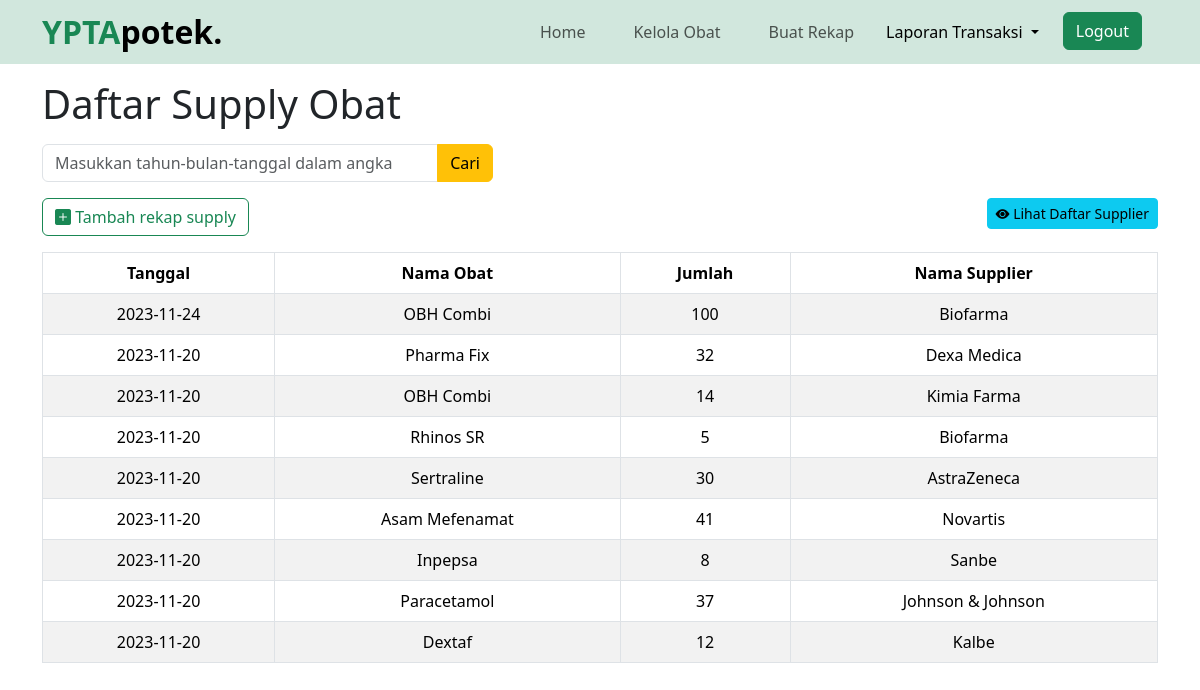
Screenshot of /supply.php (signed in) with the database file from the repository.
### tables this page shows
CREATE TABLE `supply` (
  `id_pengiriman` int(11) NOT NULL,
  `tgl_pengiriman` date NOT NULL,
  `jumlah_obat` int(11) NOT NULL,
  `id_supplier` int(11) NOT NULL,
  `id_obat` int(11) NOT NULL
);

CREATE TABLE `obat` (
  `id_obat` int(11) NOT NULL,
  `nama_obat` varchar(30) DEFAULT NULL,
  `harga_obat` int(11) DEFAULT NULL,
  `stok_obat` int(11) DEFAULT NULL,
  `jenis_obat` varchar(30) DEFAULT NULL
);

CREATE TABLE `supplier` (
  `id_supplier` int(11) NOT NULL,
  `nama_supplier` varchar(30) DEFAULT NULL,
  `no_telp` varchar(30) DEFAULT NULL,
  `alamat_supplier` varchar(30) DEFAULT NULL
);

### functions.php (called while the page is built, shortened)
<?php
$conn = mysqli_connect("localhost", "root", "", "tubes");
function query($query)
{
    global $conn;
    $result = mysqli_query($conn, $query);
    $rows = [];
    while ($row = mysqli_fetch_assoc($result)) {
        $rows[] = $row;
    }
    return $rows;
}
function namaObatForSupply($id_obat)
{
    global $conn;
    $query = "SELECT obat.nama_obat
                FROM supply
                JOIN obat ON supply.id_obat = obat.id_obat
                WHERE supply.id_obat = $id_obat;
            ";
    $result = mysqli_query($conn, $query);
    $nama_obat = "";
    if ($result) {
        while ($row = mysqli_fetch_assoc($result)) {
            if ($row) {
                $nama_obat = $row['nama_obat'];
            }
        }
    } else {
        echo "Query error" . mysqli_error($conn);
    }
    return $nama_obat;
}
function namaSupplierForSupply($id_supplier)
{
    global $conn;
    $query = "SELECT supplier.nama_supplier
                FROM supply
                JOIN supplier ON supply.id_supplier = supplier.id_supplier
                WHERE supplier.id_supplier = $id_supplier;
            ";
    $result = mysqli_query($conn, $query);
    $nama_supplier = "";
    if ($result) {
        while ($row = mysqli_fetch_assoc($result)) {
            if ($row) {
                $nama_supplier = $row['nama_supplier'];
            }
        }
    } else {
        echo "Query error" . mysqli_error($conn);
    }
    return $nama_supplier;
}

### supply.php (the view, shortened to what this page needs)
<?php
require 'functions.php';
$supply = query("SELECT * FROM supply ORDER BY id_pengiriman DESC");
?>
<!doctype html>
<html lang="en">
<head>
    <link href="https://cdn.jsdelivr.net/npm/bootstrap@5.3.2/dist/css/bootstrap.min.css" rel="stylesheet">
    <link rel="stylesheet" href="https://cdn.jsdelivr.net/npm/bootstrap-icons@1.11.1/font/bootstrap-icons.css">
</head>
<body>
    <nav class="navbar navbar-expand-lg navbar-light bg-success-subtle sticky-top">
        <div class="container">
            <a class="navbar-brand p-0 m-0 fs-2 fw-bold" href="#"><span class="text-success ">YPTA</span>potek.</a>
            <div class="collapse navbar-collapse" id="navbarNav">
                <ul class="navbar-nav ms-auto">
                    <li class="nav-item ps-3 pe-3">
                        <a class="nav-link " aria-current="page" href="index.php">Home</a>
                    </li>
                    <li class="nav-item ps-3 pe-3">
                        <a class="nav-link " href="obat.php">Kelola Obat</a>
                    </li>
                    <li class="nav-item ps-3 pe-3">
                        <a class="nav-link " href="rekap.php">Buat Rekap</a>
                    </li>
                    <li class="nav-item dropdown">
                        <a class="nav-link dropdown-toggle active" href="#" role="button" data-bs-toggle="dropdown" aria-expanded="false">
                            Laporan Transaksi
                        </a>
                    </li>
                    <li class="nav-item ps-3 pe-3">
                        <form action="logout_admin.php" method="post">
                            <button class="btn btn-success" type="submit" name="logout" onclick="return confirm('Keluar?');">Logout</button>
                        </form>
                    </li>
                </ul>
            </div>
        </div>
    </nav>
    <div class="container">
        <h1 class="mt-3 mb-3">Daftar Supply Obat</h1>
        <div class="row mb-3">
            <div class="col-md-5">
                <form action="" method="post">
                    <div class="input-group">
                        <input type="text" name="keyword" class="form-control" placeholder="Masukkan tahun-bulan-tanggal dalam angka" autocomplete="off">
                        <button class="btn btn-warning" type="submit" name="cari">Cari</button>
                    </div>
                </form>
            </div>
        </div>
        <a class="btn btn-outline-success mb-3" href="supply_create.php"><i class="bi bi-plus-square-fill"></i> Tambah rekap supply</a>
        <a class="btn btn-info btn-sm mb-3 float-end" href="supplier.php"><i class="bi bi-eye-fill"></i> Lihat Daftar Supplier</a>
        <table class="table table-striped table-hover table-bordered text-center">
            <thead>
                <tr>
                    <th scope="col">Tanggal</th>
                    <th scope="col">Nama Obat</th>
                    <th scope="col">Jumlah</th>
                    <th scope="col">Nama Supplier</th>
                </tr>
            </thead>
            <tbody>
                <?php foreach ($supply as $s) : ?>
                    <tr>
                        <td><?= $s["tgl_pengiriman"] ?></td>
                        <td><?= namaObatForSupply($s["id_obat"]); ?></td>
                        <td><?= $s["jumlah_obat"]; ?></td>
                        <td><?= namaSupplierForSupply($s["id_supplier"]); ?></td>
                    </tr>
                <?php endforeach; ?>
            </tbody>
        </table>
    </div>
</body>
</html>

### rows the page displays
supply: tgl_pengiriman "2023-11-24", id_obat.nama_obat "OBH Combi", jumlah_obat "100", id_supplier.nama_supplier "Biofarma"
supply: tgl_pengiriman "2023-11-20", id_obat.nama_obat "Pharma Fix", jumlah_obat "32", id_supplier.nama_supplier "Dexa Medica"
supply: tgl_pengiriman "2023-11-20", id_obat.nama_obat "OBH Combi", jumlah_obat "14", id_supplier.nama_supplier "Kimia Farma"
supply: tgl_pengiriman "2023-11-20", id_obat.nama_obat "Rhinos SR", jumlah_obat "5", id_supplier.nama_supplier "Biofarma"
supply: tgl_pengiriman "2023-11-20", id_obat.nama_obat "Sertraline", jumlah_obat "30", id_supplier.nama_supplier "AstraZeneca"
supply: tgl_pengiriman "2023-11-20", id_obat.nama_obat "Asam Mefenamat", jumlah_obat "41", id_supplier.nama_supplier "Novartis"
supply: tgl_pengiriman "2023-11-20", id_obat.nama_obat "Inpepsa", jumlah_obat "8", id_supplier.nama_supplier "Sanbe"
supply: tgl_pengiriman "2023-11-20", id_obat.nama_obat "Paracetamol", jumlah_obat "37", id_supplier.nama_supplier "Johnson & Johnson"
supply: tgl_pengiriman "2023-11-20", id_obat.nama_obat "Dextaf", jumlah_obat "12", id_supplier.nama_supplier "Kalbe"
